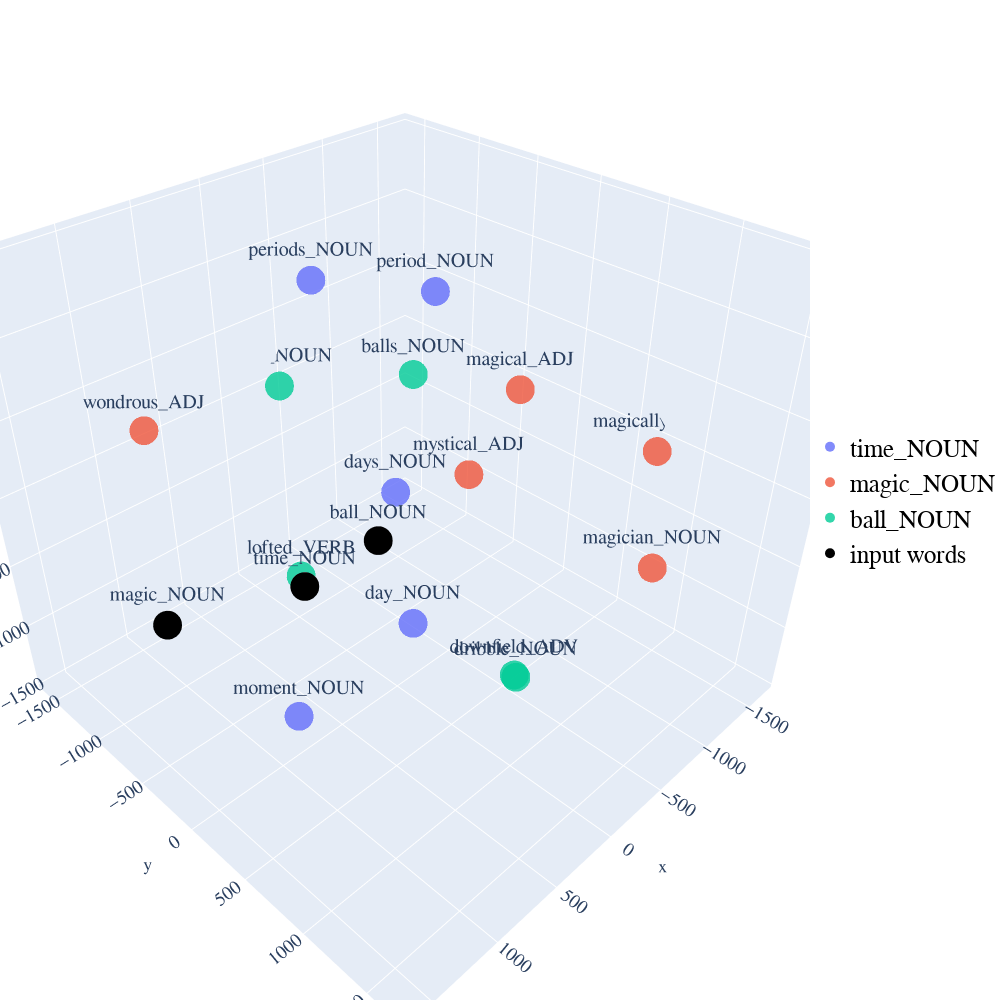

The cell this chart's notebook holds for it:
### Markdown cell above
### Plotanje tehnikom t-SNE u 3 dimenzije:

### Code cell
from sklearn.manifold import TSNE

def display_tsne_scatterplot_3D(model, user_input=None, words=None, label=None, color_map=None, perplexity = 0, learning_rate = 0, iteration = 0, topn=5, sample=10):

    if words == None:
        if sample > 0:
            words = np.random.choice(list(model.vocab.keys()), sample)
        else:
            words = [ word for word in model.vocab ]
    
    word_vectors = np.array([model[w] for w in words])
    
    three_dim = TSNE(n_components = 3, random_state=0, perplexity = perplexity, learning_rate = learning_rate, n_iter = iteration).fit_transform(word_vectors)[:,:3]


    data = []


    count = 0
    for i in range (len(user_input)):

                trace = go.Scatter3d(
                    x = three_dim[count:count+topn,0], 
                    y = three_dim[count:count+topn,1],  
                    z = three_dim[count:count+topn,2],
                    text = words[count:count+topn],
                    name = user_input[i],
                    textposition = "top center",
                    textfont_size = 20,
                    mode = 'markers+text',
                    marker = {
                        'size': 10,
                        'opacity': 0.8,
                        'color': 2
                    }
       
                )
                
                data.append(trace)
                count = count+topn

    trace_input = go.Scatter3d(
                    x = three_dim[count:,0], 
                    y = three_dim[count:,1],  
                    z = three_dim[count:,2],
                    text = words[count:],
                    name = 'input words',
                    textposition = "top center",
                    textfont_size = 20,
                    mode = 'markers+text',
                    marker = {
                        'size': 10,
                        'opacity': 1,
                        'color': 'black'
                    }
                    )
            
    data.append(trace_input)
    
# Configure the layout

    layout = go.Layout(
        margin = {'l': 0, 'r': 0, 'b': 0, 't': 0},
        showlegend=True,
        legend=dict(
        x=1,
        y=0.5,
        font=dict(
            family="Courier New",
            size=25,
            color="black"
        )),
        font = dict(
            family = " Courier New ",
            size = 15),
        autosize = False,
        width = 1000,
        height = 1000
        )


    plot_figure = go.Figure(data = data, layout = layout)
    plot_figure.show()
    
display_tsne_scatterplot_3D(word_vectors, user_input, similar_word, labels, color_map, 5, 500, 10000)

### Figure 1 — Plotly figure (JSON) as saved in the notebook; plotly's stock layout.template omitted (floating-point values rounded to 4 significant figures)
{"data": [{"marker": {"color": 2, "opacity": 0.8, "size": 10}, "mode": "markers+text", "name": "time_NOUN", "text": ["day_NOUN", "moment_NOUN", "days_NOUN", "period_NOUN", "periods_NOUN"], "textfont": {"size": 20}, "textposition": "top center", "type": "scatter3d", "x": [402.8, 778.0, 131.2, -541.6, -24.76], "y": [537.9, -94.88, 124.3, -221.7, -724.3], "z": [-390.5, -1321.0, 186.5, 1108.0, 1184.0]}, {"marker": {"color": 2, "opacity": 0.8, "size": 10}, "mode": "markers+text", "name": "magic_NOUN", "text": ["magical_ADJ", "magician_NOUN", "wondrous_ADJ", "magically_ADV", "mystical_ADJ"], "textfont": {"size": 20}, "textposition": "top center", "type": "scatter3d", "x": [-1308.0, -563.3, 1009.0, -1663.0, -1189.0], "y": [-160.6, 1453.0, -1055.0, 716.4, -480.9], "z": [163.2, -14.98, 472.0, -84.57, -610.3]}, {"marker": {"color": 2, "opacity": 0.8, "size": 10}, "mode": "markers+text", "name": "ball_NOUN", "text": ["balls_NOUN", "downfield_ADV", "dribble_NOUN", "puck_NOUN", "lofted_VERB"], "textfont": {"size": 20}, "textposition": "top center", "type": "scatter3d", "x": [684.5, 892.4, -551.0, -422.8, -225.5], "y": [808.5, 1676.0, 563.1, -1590.0, -1238.0], "z": [1453.0, 298.7, -1437.0, -29.91, -1412.0]}, {"marker": {"color": "black", "opacity": 1, "size": 10}, "mode": "markers+text", "name": "input words", "text": ["time_NOUN", "magic_NOUN", "ball_NOUN"], "textfont": {"size": 20}, "textposition": "top center", "type": "scatter3d", "x": [436.1, 1602.0, 1054.0], "y": [-382.0, -106.9, 948.6], "z": [-632.5, -61.09, 773.1]}], "layout": {"autosize": false, "font": {"family": " Courier New ", "size": 15}, "height": 1000, "legend": {"font": {"color": "black", "family": "Courier New", "size": 25}, "x": 1, "y": 0.5}, "margin": {"b": 0, "l": 0, "r": 0, "t": 0}, "showlegend": true, "width": 1000}}
